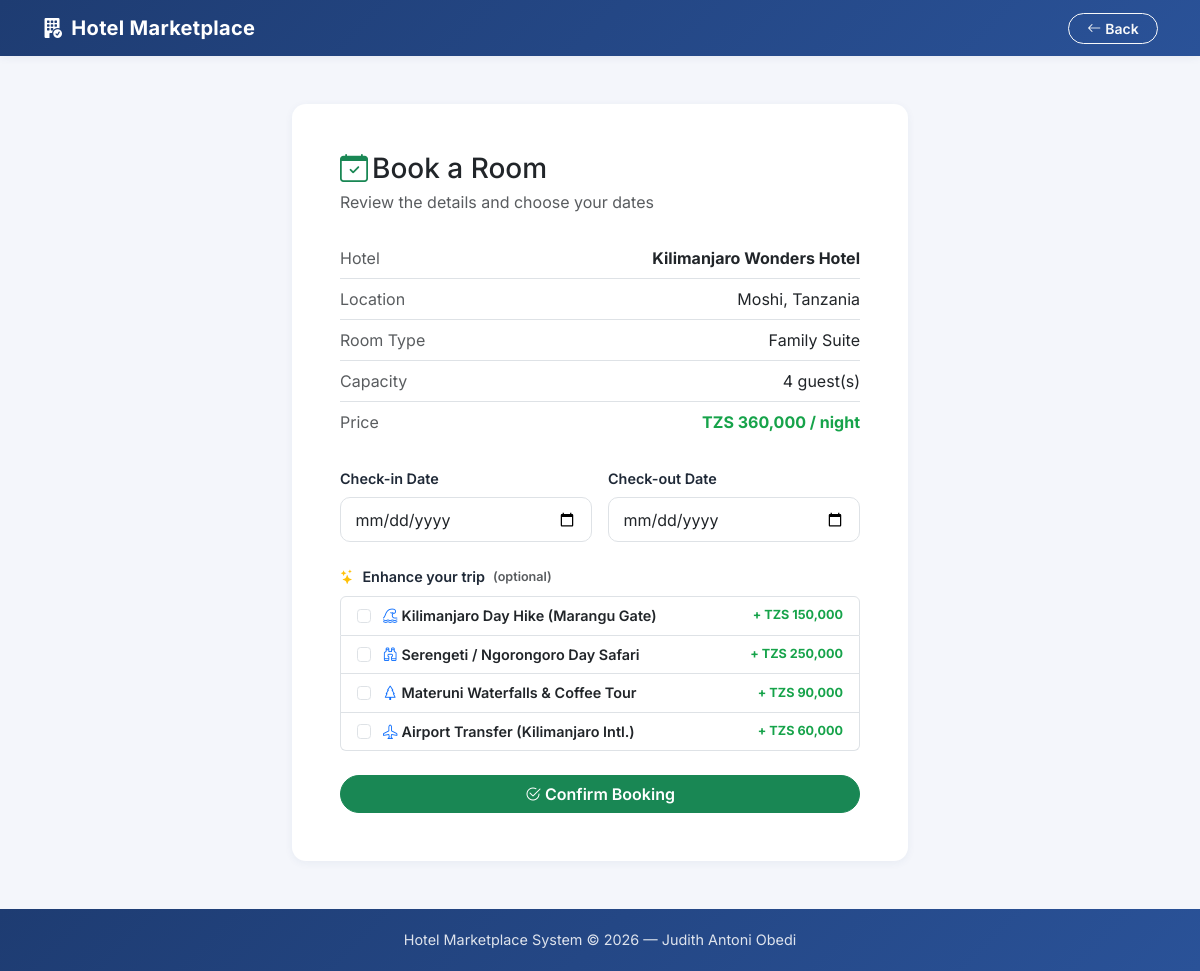
Screenshot of /book.php?room_id=3 (signed in) with the database file from the repository.
### tables this page shows
CREATE TABLE rooms (
    id INT AUTO_INCREMENT PRIMARY KEY,
    hotel_id INT NOT NULL,
    room_type VARCHAR(50) NOT NULL,          
    price_per_night DECIMAL(10,2) NOT NULL,  
    capacity INT NOT NULL DEFAULT 1,         
    description TEXT,
    image VARCHAR(255),
    is_active TINYINT(1) NOT NULL DEFAULT 1,  
    FOREIGN KEY (hotel_id) REFERENCES hotels(id) ON DELETE CASCADE
);

CREATE TABLE hotels (
    id INT AUTO_INCREMENT PRIMARY KEY,
    manager_id INT NOT NULL,
    name VARCHAR(150) NOT NULL,
    location VARCHAR(150) NOT NULL,          
    description TEXT,
    image VARCHAR(255),                      
    website VARCHAR(255),                    
    phone VARCHAR(40),                       
    rating DECIMAL(2,1),                     
    created_at TIMESTAMP DEFAULT CURRENT_TIMESTAMP,
    FOREIGN KEY (manager_id) REFERENCES users(id) ON DELETE CASCADE
);

### config.php (called while the page is built, shortened)
<?php
function safe($text) {
    return htmlspecialchars($text, ENT_QUOTES, 'UTF-8');
}
function trip_addons() {
    return [
        'kilimanjaro_dayhike' => ['Kilimanjaro Day Hike (Marangu Gate)', 150000, 'bi-tsunami'],
        'serengeti_safari'    => ['Serengeti / Ngorongoro Day Safari',   250000, 'bi-binoculars'],
        'materuni_tour'       => ['Materuni Waterfalls & Coffee Tour',     90000, 'bi-tree'],
        'airport_transfer'    => ['Airport Transfer (Kilimanjaro Intl.)',  60000, 'bi-airplane'],
    ];
}
?>

### book.php (the view, shortened to what this page needs)
<?php
require_once 'config.php';
$success = '';
$room_id = (int)($_GET['room_id'] ?? $_POST['room_id'] ?? 0);
$pre_check_in  = $_GET['check_in']  ?? '';
$pre_check_out = $_GET['check_out'] ?? '';
$stmt = $pdo->prepare("
    SELECT r.*, h.name AS hotel_name, h.location
    FROM rooms r JOIN hotels h ON r.hotel_id = h.id
    WHERE r.id = ? AND r.is_active = 1
");
$stmt->execute([$room_id]);
$room = $stmt->fetch();
?>
<!DOCTYPE html>
<html lang="en">
<head>
    <link href="https://cdn.jsdelivr.net/npm/bootstrap@5.3.0/dist/css/bootstrap.min.css" rel="stylesheet">
    <link href="https://cdn.jsdelivr.net/npm/bootstrap-icons@1.11.3/font/bootstrap-icons.min.css" rel="stylesheet">
    <link href="assets/css/app.css" rel="stylesheet">
</head>
<body>
<nav class="navbar navbar-dark bg-dark">
    <div class="container">
        <a class="navbar-brand" href="index.php"><i class="bi bi-building-fill-check me-1"></i> Hotel Marketplace</a>
        <a href="hotel.php?id=<?= (int)$room['hotel_id'] ?>" class="btn btn-outline-light btn-sm"><i class="bi bi-arrow-left me-1"></i>Back</a>
    </div>
</nav>
<main class="container my-5" style="max-width: 640px;">
    <div class="card">
        <div class="card-body p-4 p-md-5">
            <h3 class="mb-1"><i class="bi bi-calendar-check text-success me-1"></i>Book a Room</h3>
            <p class="text-muted mb-4">Review the details and choose your dates</p>
            <ul class="list-group list-group-flush mb-4">
                <li class="list-group-item d-flex justify-content-between px-0"><span class="text-muted">Hotel</span><strong><?= safe($room['hotel_name']) ?></strong></li>
                <li class="list-group-item d-flex justify-content-between px-0"><span class="text-muted">Location</span><span><?= safe($room['location']) ?></span></li>
                <li class="list-group-item d-flex justify-content-between px-0"><span class="text-muted">Room Type</span><span><?= safe($room['room_type']) ?></span></li>
                <li class="list-group-item d-flex justify-content-between px-0"><span class="text-muted">Capacity</span><span><?= (int)$room['capacity'] ?> guest(s)</span></li>
                <li class="list-group-item d-flex justify-content-between px-0"><span class="text-muted">Price</span><span class="price-tag">TZS <?= number_format($room['price_per_night']) ?> / night</span></li>
            </ul>
            <?php if ($success): ?>
                <div class="alert alert-success d-flex align-items-center"><i class="bi bi-check-circle-fill me-2"></i><?= safe($success) ?></div>
                <a href="my_bookings.php" class="btn btn-primary w-100"><i class="bi bi-journal-text me-1"></i>View My Bookings</a>
            <?php else: ?>
                <form method="POST">
                    <div class="row g-3">
                        <div class="col-md-6">
                            <label class="form-label">Check-in Date</label>
                            <input type="date" name="check_in" class="form-control"
                                   min="<?= date('Y-m-d') ?>" value="<?= safe($pre_check_in) ?>" required>
                        </div>
                        <div class="col-md-6">
                            <label class="form-label">Check-out Date</label>
                            <input type="date" name="check_out" class="form-control"
                                   min="<?= date('Y-m-d', strtotime('+1 day')) ?>" value="<?= safe($pre_check_out) ?>" required>
                        </div>
                    </div>
                    <div class="mt-4">
                        <label class="form-label d-flex align-items-center"><i class="bi bi-stars text-warning me-2"></i>Enhance your trip <span class="text-muted small ms-2">(optional)</span></label>
                        <div class="list-group">
                            <?php foreach (trip_addons() as $key => $a): ?>
                                <label class="list-group-item d-flex justify-content-between align-items-center">
                                    <span><input class="form-check-input me-2" type="checkbox" name="addons[]" value="<?= $key ?>"
                                          <?= in_array($key, (array)($_POST['addons'] ?? []), true) ? 'checked' : '' ?>>
                                          <i class="bi <?= $a[2] ?> me-1 text-primary"></i><?= safe($a[0]) ?></span>
                                    <span class="price-tag small">+ TZS <?= number_format($a[1]) ?></span>
                                </label>
                            <?php endforeach; ?>
                        </div>
                    </div>
                    <button type="submit" class="btn btn-success w-100 mt-4"><i class="bi bi-check2-circle me-1"></i>Confirm Booking</button>
                </form>
            <?php endif; ?>
        </div>
    </div>
</main>
<footer class="site-footer">
    Hotel Marketplace System &copy; <?= date('Y') ?> — Judith Antoni Obedi
</footer>
</body>
</html>

### assets/css/app.css (style rules this page uses)
:root { --brand-1: #1e3c72; --brand-2: #2a5298; --brand-accent: #ffb703; --brand-accent-dark: #f59e0b; --ink: #1f2937; --muted: #6b7280; --surface: #f4f6fb; --radius: 14px; --shadow-sm: 0 2px 8px rgba(30, 60, 114, .06); --shadow-md: 0 10px 30px rgba(30, 60, 114, .12); }
body { font-family: 'Inter', system-ui, -apple-system, "Segoe UI", Roboto, sans-serif; color: var(--ink); background-color: var(--surface); min-height: 100vh; display: flex; flex-direction: column; }
main, .page-body { flex: 1 0 auto; }
.navbar { box-shadow: var(--shadow-sm); }
.navbar-brand { font-weight: 700; letter-spacing: .3px; }
.navbar.bg-dark { background: linear-gradient(135deg, var(--brand-1), var(--brand-2)) !important; }
.btn { border-radius: 999px; font-weight: 600; padding-inline: 1.15rem; transition: transform .12s ease, box-shadow .12s ease; }
.card { border: none; border-radius: var(--radius); box-shadow: var(--shadow-sm); overflow: hidden; }
.form-control, .form-select { border-radius: 10px; padding: .6rem .9rem; }
.form-label, label { font-weight: 600; font-size: .9rem; color: var(--ink); }
.price-tag { color: #16a34a; font-weight: 700; }
.site-footer { flex-shrink: 0; background: linear-gradient(135deg, var(--brand-1), var(--brand-2)); color: rgba(255, 255, 255, .85); text-align: center; padding: 1.25rem 0; font-size: .9rem; }

### rows the page displays
rooms: hotel.name "Kilimanjaro Wonders Hotel", hotel.location "Moshi, Tanzania", room_type "Family Suite", capacity "4", price_per_night "360,000"

### other values shown
safe($a[0]) "Kilimanjaro Day Hike (Marangu Gate)"
$a[1] "150,000"
safe($a[0]) "Serengeti / Ngorongoro Day Safari"
$a[1] "250,000"
safe($a[0]) "Materuni Waterfalls & Coffee Tour"
$a[1] "90,000"
safe($a[0]) "Airport Transfer (Kilimanjaro Intl.)"
$a[1] "60,000"
